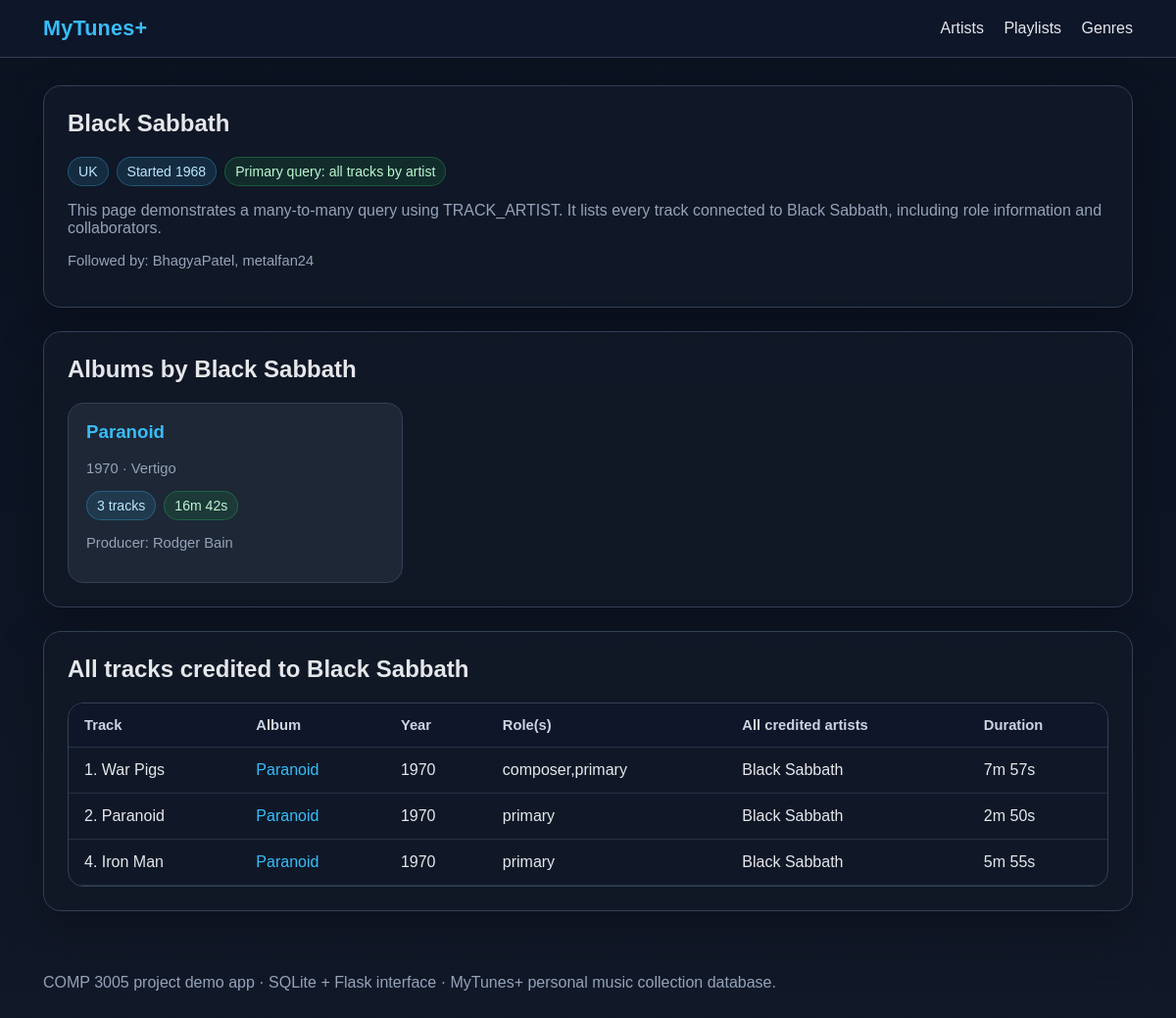
Screenshot of /artists/2 with the database file from the repository.
### tables this page shows
CREATE TABLE ARTIST (
            artist_id INTEGER PRIMARY KEY,
            name TEXT NOT NULL,
            country TEXT,
            start_year INTEGER
        );

CREATE TABLE USER (
            user_id INTEGER PRIMARY KEY,
            username TEXT NOT NULL UNIQUE,
            created_at TEXT NOT NULL
        );

CREATE TABLE ALBUM (
            album_id INTEGER PRIMARY KEY,
            title TEXT NOT NULL,
            release_year INTEGER NOT NULL,
            label TEXT,
            producer TEXT,
            primary_artist_id INTEGER NOT NULL,
            FOREIGN KEY (primary_artist_id) REFERENCES ARTIST(artist_id)
        );

CREATE TABLE TRACK (
            track_id INTEGER PRIMARY KEY,
            title TEXT NOT NULL,
            track_no INTEGER NOT NULL,
            duration_sec INTEGER NOT NULL,
            album_id INTEGER NOT NULL,
            FOREIGN KEY (album_id) REFERENCES ALBUM(album_id),
            UNIQUE (album_id, track_no)
        );

### app.py (the view)
@app.route('/artists/<int:artist_id>')
def artist_detail(artist_id: int):
    conn = get_db_connection()
    artist = conn.execute('SELECT * FROM ARTIST WHERE artist_id = ?;', (artist_id,)).fetchone()
    if artist is None:
        conn.close()
        abort(404)
    tracks = conn.execute(
        '''
        SELECT t.track_id, t.title AS track_title, t.track_no, t.duration_sec,
               al.album_id, al.title AS album_title, al.release_year,
               GROUP_CONCAT(DISTINCT ta.role) AS roles,
               GROUP_CONCAT(DISTINCT collaborator.name) AS all_artists
        FROM TRACK_ARTIST ta
        JOIN TRACK t ON ta.track_id = t.track_id
        JOIN ALBUM al ON t.album_id = al.album_id
        LEFT JOIN TRACK_ARTIST ta2 ON t.track_id = ta2.track_id
        LEFT JOIN ARTIST collaborator ON ta2.artist_id = collaborator.artist_id
        WHERE ta.artist_id = ?
        GROUP BY t.track_id, t.title, t.track_no, t.duration_sec, al.album_id, al.title, al.release_year
        ORDER BY al.release_year, al.title, t.track_no;
        ''',
        (artist_id,),
    ).fetchall()
    albums = conn.execute(
        '''
        SELECT al.album_id, al.title, al.release_year, al.label, al.producer,
               COUNT(t.track_id) AS track_count,
               COALESCE(SUM(t.duration_sec), 0) AS total_duration
        FROM ALBUM al
        LEFT JOIN TRACK t ON al.album_id = t.album_id
        WHERE al.primary_artist_id = ?
        GROUP BY al.album_id, al.title, al.release_year, al.label, al.producer
        ORDER BY al.release_year, al.title;
        ''',
        (artist_id,),
    ).fetchall()
    followed_by = conn.execute(
        '''
        SELECT u.username
        FROM USER_FOLLOWS uf
        JOIN USER u ON uf.user_id = u.user_id
        WHERE uf.artist_id = ?
        ORDER BY u.username;
        ''',
        (artist_id,),
    ).fetchall()
    conn.close()
    return render_template('artist_detail.html', artist=artist, tracks=tracks, albums=albums, followed_by=followed_by)

### app.py (called while the page is built)
def get_db_connection():
    conn = sqlite3.connect(DB_PATH)
    conn.row_factory = sqlite3.Row
    conn.execute('PRAGMA foreign_keys = ON;')
    return conn

def format_duration(total_seconds: int) -> str:
    hours = total_seconds // 3600
    minutes = (total_seconds % 3600) // 60
    seconds = total_seconds % 60
    if hours:
        return f"{hours}h {minutes}m {seconds}s"
    return f"{minutes}m {seconds}s"

@app.context_processor
def inject_helpers():
    return {'format_duration': format_duration}

### templates/artist_detail.html (shortened to what this page needs)
{% extends 'base.html' %}
{% block content %}
<section class="hero">
  <h1>{{ artist.name }}</h1>
  <div class="meta-row">
    <span class="badge">{{ artist.country or 'Unknown country' }}</span>
    <span class="badge">Started {{ artist.start_year or '—' }}</span>
    <span class="badge green">Primary query: all tracks by artist</span>
  </div>
  <p class="subtle">This page demonstrates a many-to-many query using TRACK_ARTIST. It lists every track connected to {{ artist.name }}, including role information and collaborators.</p>
  <p class="small">Followed by: {% if followed_by %}{% for user in followed_by %}{{ user.username }}{% if not loop.last %}, {% endif %}{% endfor %}{% else %}No followers in sample data{% endif %}</p>
</section>
<section class="panel">
  <h2>Albums by {{ artist.name }}</h2>
  <div class="grid grid-3">
    {% for album in albums %}
    <div class="card">
      <h3><a href="{{ url_for('album_detail', album_id=album.album_id) }}">{{ album.title }}</a></h3>
      <p class="small">{{ album.release_year }} · {{ album.label }}</p>
      <div class="meta-row">
        <span class="badge">{{ album.track_count }} tracks</span>
        <span class="badge green">{{ format_duration(album.total_duration) }}</span>
      </div>
      <p class="small">Producer: {{ album.producer }}</p>
    </div>
    {% endfor %}
  </div>
</section>
<section class="panel section-spacer">
  <h2>All tracks credited to {{ artist.name }}</h2>
  <div class="table-wrap">
    <table>
      <thead>
        <tr>
          <th>Track</th>
          <th>Album</th>
          <th>Year</th>
          <th>Role(s)</th>
          <th>All credited artists</th>
          <th>Duration</th>
        </tr>
      </thead>
      <tbody>
        {% for track in tracks %}
        <tr>
          <td>{{ track.track_no }}. {{ track.track_title }}</td>
          <td><a href="{{ url_for('album_detail', album_id=track.album_id) }}">{{ track.album_title }}</a></td>
          <td>{{ track.release_year }}</td>
          <td>{{ track.roles }}</td>
          <td>{{ track.all_artists }}</td>
          <td>{{ format_duration(track.duration_sec) }}</td>
        </tr>
        {% endfor %}
      </tbody>
    </table>
  </div>
</section>
{% endblock %}

### static/style.css (style rules this page uses)
:root { --bg: #0f172a; --panel: #111827; --panel-2: #1f2937; --soft: #334155; --text: #e5e7eb; --muted: #94a3b8; --accent: #38bdf8; --accent-2: #22c55e; --border: #334155; }
* { box-sizing: border-box; }
body { margin: 0; font-family: Arial, Helvetica, sans-serif; background: linear-gradient(180deg, #0b1220 0%, #111827 100%); color: var(--text); }
a { color: var(--accent); text-decoration: none; }
.hero, .panel { background: rgba(17, 24, 39, 0.92); border: 1px solid var(--border); border-radius: 18px; padding: 24px; box-shadow: 0 20px 50px rgba(0,0,0,0.25); }
.hero { margin-bottom: 24px; }
.hero h1, h2, h3 { margin-top: 0; }
.hero p, .subtle { color: var(--muted); }
.grid { display: grid; gap: 18px; }
.grid-3 { grid-template-columns: repeat(3, minmax(0, 1fr)); }
.card { background: rgba(31, 41, 55, 0.92); border: 1px solid var(--border); border-radius: 16px; padding: 18px; }
.badges, .meta-row { display: flex; gap: 8px; flex-wrap: wrap; }
.badge { display: inline-block; padding: 6px 10px; border-radius: 999px; background: rgba(56, 189, 248, 0.12); color: #bae6fd; border: 1px solid rgba(56, 189, 248, 0.3); font-size: 0.88rem; }
.badge.green { background: rgba(34, 197, 94, 0.12); color: #bbf7d0; border-color: rgba(34, 197, 94, 0.3); }
.table-wrap { overflow-x: auto; border: 1px solid var(--border); border-radius: 16px; background: rgba(17, 24, 39, 0.85); }
table { width: 100%; border-collapse: collapse; }
th, td { padding: 14px 16px; border-bottom: 1px solid rgba(51, 65, 85, 0.65); text-align: left; vertical-align: middle; }
th { color: #cbd5e1; background: rgba(15, 23, 42, 0.95); font-size: 0.92rem; }
.small { font-size: 0.92rem; color: var(--muted); }
.section-spacer { margin-top: 24px; }

### rows the page displays
ARTIST: name "Black Sabbath", country "UK", start_year "1968"
USER: username "BhagyaPatel"
USER: username "metalfan24"
ALBUM: title "Paranoid", release_year "1970", label "Vertigo", track_count "3", total_duration "16m 42s", producer "Rodger Bain"
TRACK: track_no "1", track_title "War Pigs", album_title "Paranoid", release_year "1970", roles "composer,primary", all_artists "Black Sabbath", duration_sec "7m 57s"
TRACK: track_no "2", track_title "Paranoid", album_title "Paranoid", release_year "1970", roles "primary", all_artists "Black Sabbath", duration_sec "2m 50s"
TRACK: track_no "4", track_title "Iron Man", album_title "Paranoid", release_year "1970", roles "primary", all_artists "Black Sabbath", duration_sec "5m 55s"
